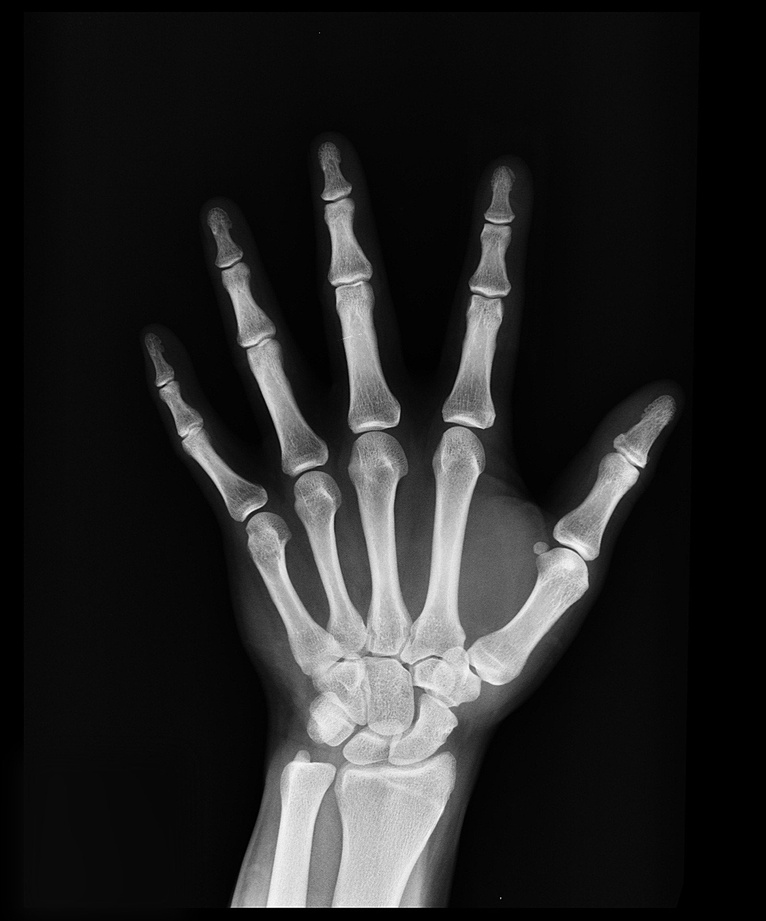
#> input picture img.jpg, 766 x 921 px, shrunk from 1597 x 1920 before the run
$ python Gamma.py
#> lines starting #> are read from the running program, lines starting #| are printed output that depends on the picture; after the words box and inside, x2 and y2 are one past the last pixel; in counts of white or black regions, pixels touching at a corner belong together
import cv2 as cv
import numpy as np

img_1 = cv.imread("img.jpg",0)
#> img_1 is the input picture: shape (921, 766); min 0, max 255, mean 36.6

gmma = 2
img_2 = np.power(img_1,gmma)
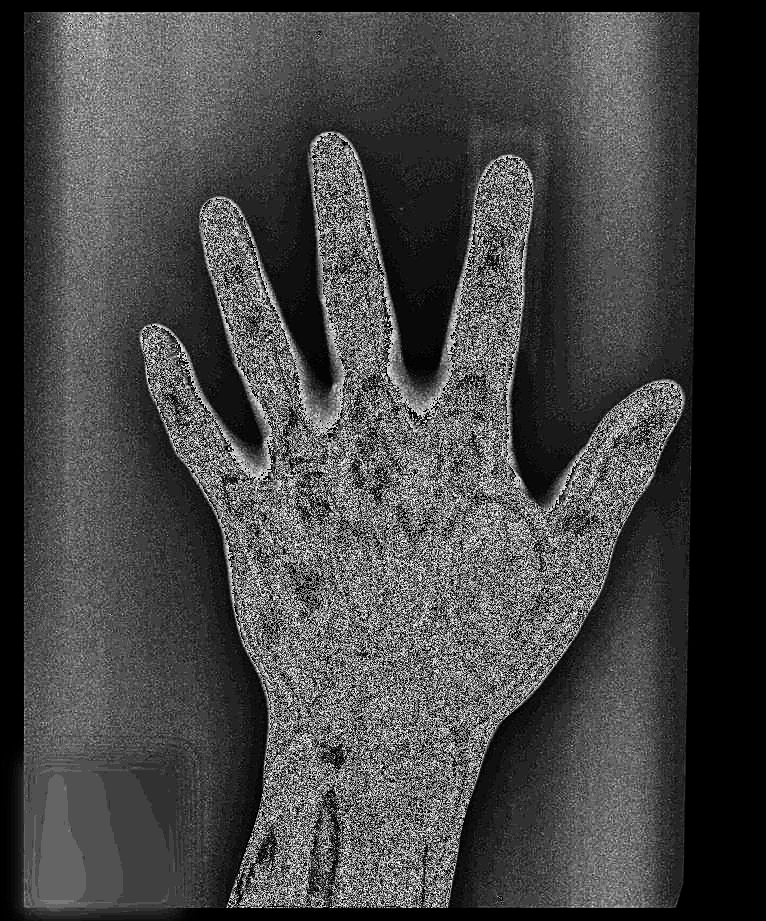
#> img_2: shape (921, 766); min 0, max 249, mean 69.4

gmma = 0.45
img_3 = np.power(img_1,gmma)
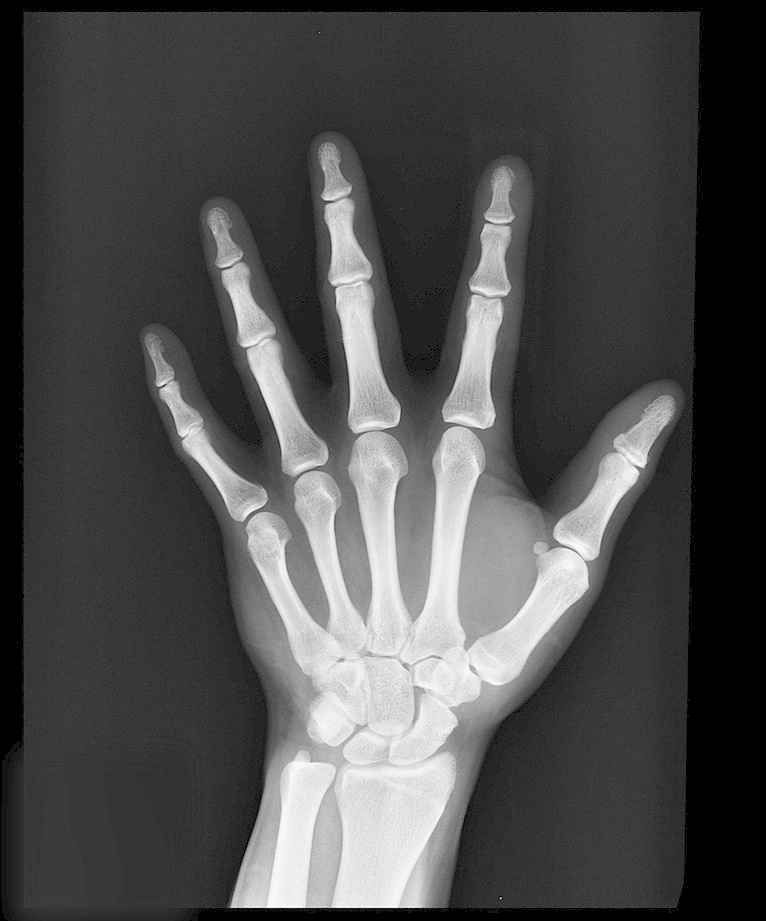
#> img_3: shape (921, 766) float64; min 0, max 12.1, mean 3.66; drawn with min black and max white

gmma = 8
img_4 = np.power(img_1,gmma)
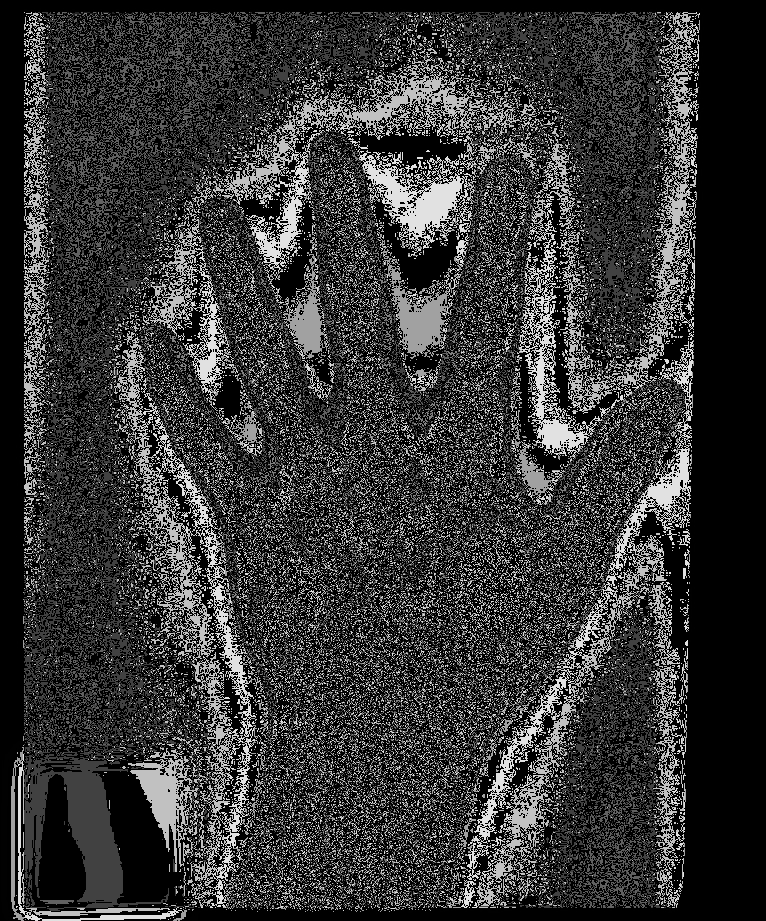
#> img_4: shape (921, 766); min 0, max 225, mean 54.1

cv.imshow('input input', img_1)
cv.imshow('gmma 2', img_2)
cv.imshow('gmma 3', img_3)
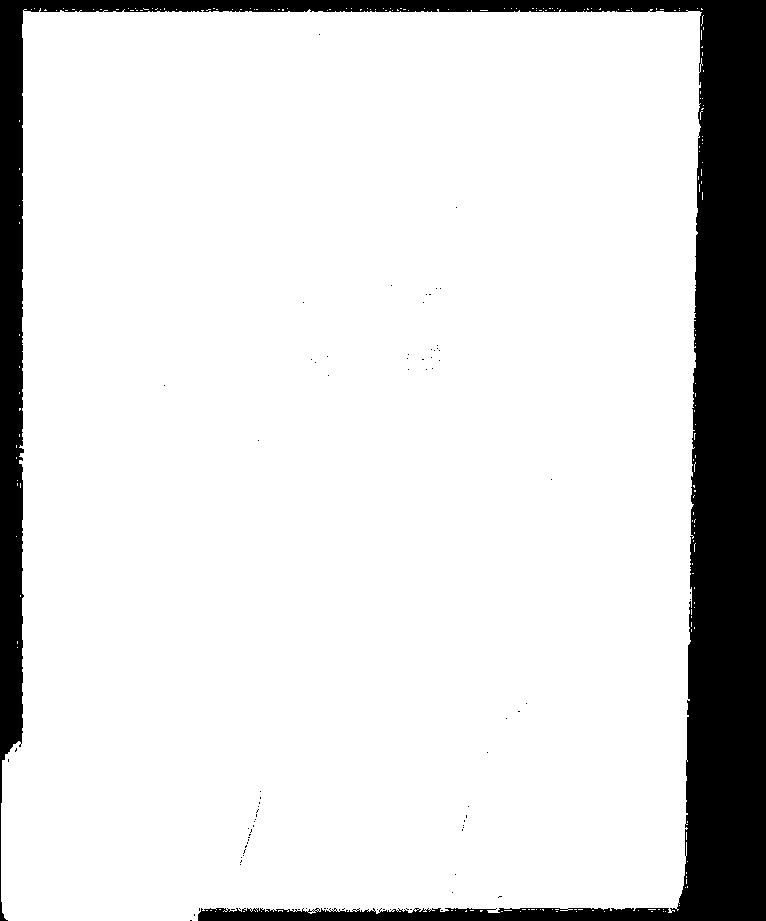
#> window 'gmma 3': shape (921, 766); 86.1% white; 84 black regions (83 under 20 px), largest, box (x1, y1, x2, y2) and area: (0, 0, 766, 921) 98101
cv.imshow('gmma 4', img_4)
cv.waitKey(0);
cv.destroyAllWindows();

$ run again, with log.jpg copied over img.jpg
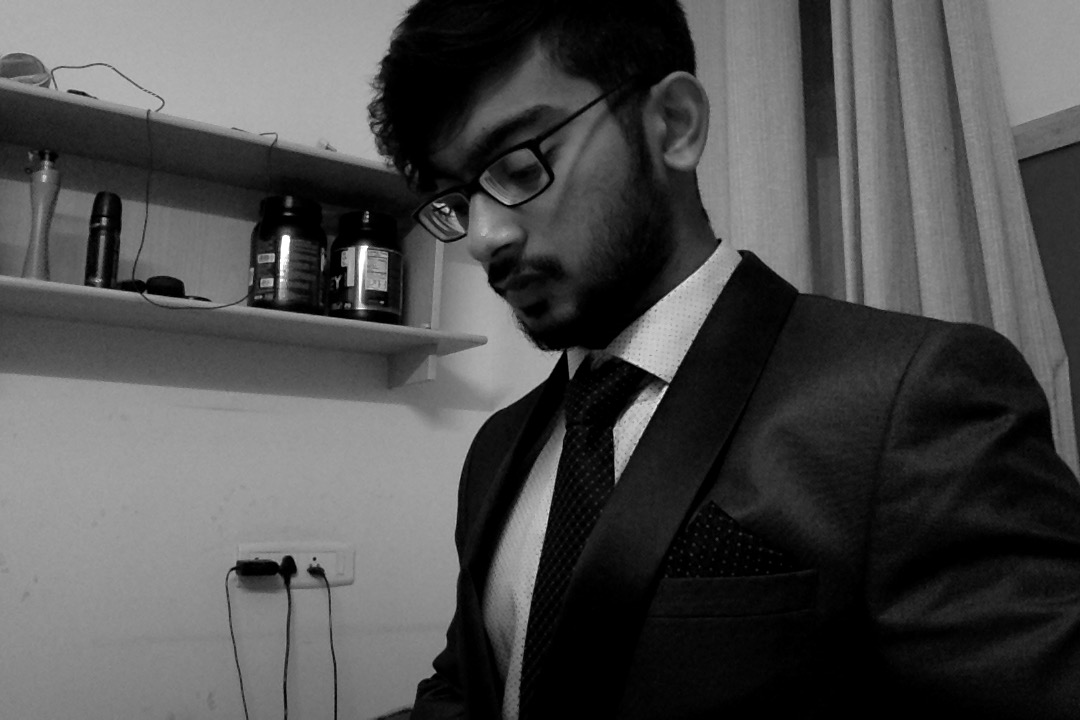
#> input picture log.jpg, 1080 x 720 px
#> img_1 is the input picture: shape (720, 1080); min 0, max 255, mean 77.5
#> `img_4 = np.power(img_1,gmma)`:
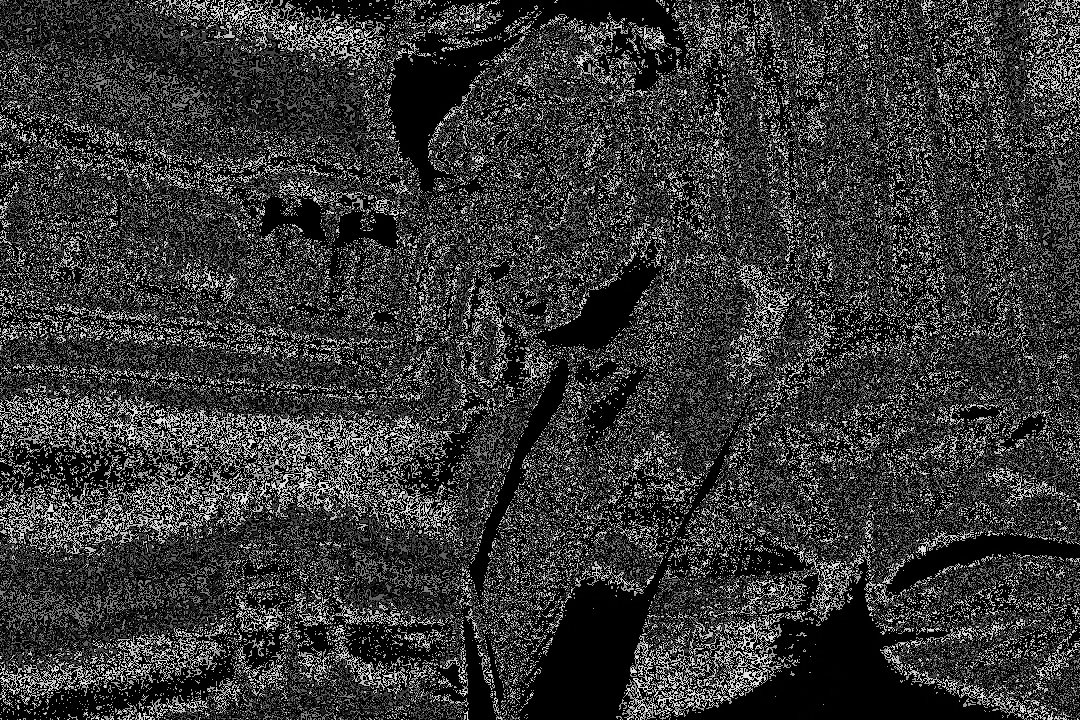
#> img_4: shape (720, 1080); min 0, max 225, mean 54.1
#> `cv.imshow('gmma 3', img_3)`:
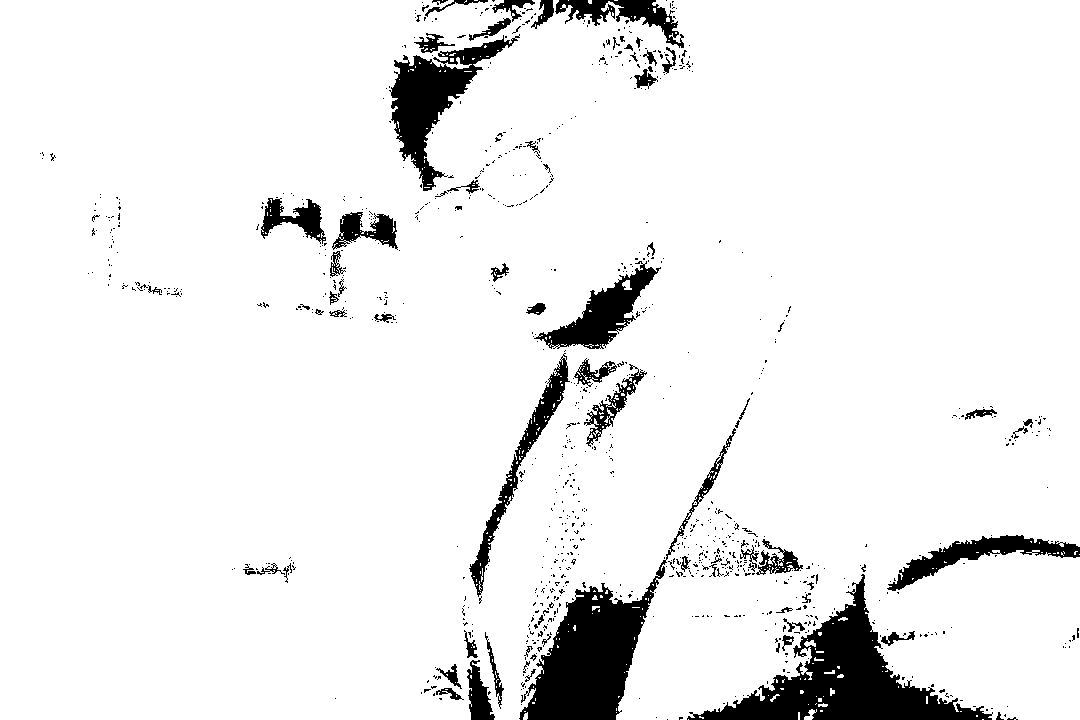
#> window 'gmma 3': shape (720, 1080); 92.8% white; 916 black regions (842 under 20 px), largest, box (x1, y1, x2, y2) and area: (687, 574, 993, 720) 13067, (519, 428, 736, 720) 11533, (389, 34, 520, 191) 6134
